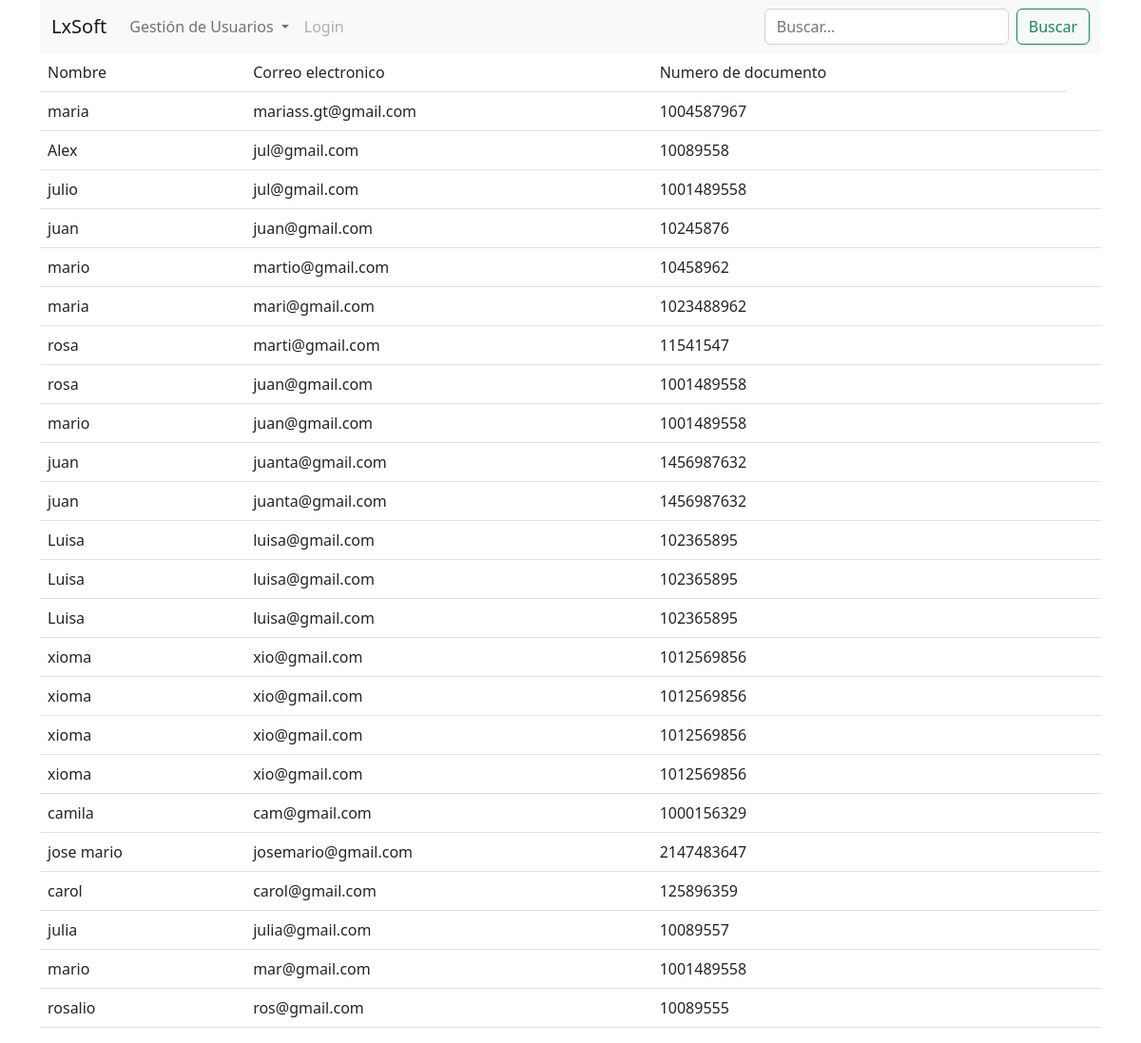
Screenshot of /requisitos/consultaUsuarioGeneral.php with the database file from the repository.
### tables this page shows
CREATE TABLE `usuarios` (
  `us_Id` int(11) NOT NULL,
  `us_estadoUsuario` varchar(12) NOT NULL,
  `Nombre` varchar(65) NOT NULL,
  `Mail` varchar(64) NOT NULL,
  `NroDocumento` int(15) NOT NULL,
  `Contraseña` varchar(64) NOT NULL,
  `us_fechaRegistro` timestamp NOT NULL DEFAULT current_timestamp() ON UPDATE current_timestamp(),
  `us_fechaModificacion` datetime NOT NULL DEFAULT '0000-00-00 00:00:00' ON UPDATE current_timestamp(),
  `us_usuarioRegistro` varchar(64) DEFAULT NULL,
  `us_usuarioModificacion` varchar(64) DEFAULT NULL
);

### requisitos/consultaUsuarioGeneral.php (the view, shortened to what this page needs)
<!DOCTYPE html>
<html lang="en">
<head>
    <link rel="stylesheet" href="styles.css">
    <link href="https://cdn.jsdelivr.net/npm/bootstrap@5.2.2/dist/css/bootstrap.min.css" rel="stylesheet">
</head>
<body>
<div class="container">
    <?php
        include("menu.php");
        $con=mysqli_connect('localhost', 'root','', 'requisitos');
     $sql = "SELECT * FROM `usuarios`";
     $resul = mysqli_query($con, $sql) or trigger_error("query failed" . mysqli_error($con), E_USER_ERROR);
    ?>
    <table class="table m-center">
        <tr>
            <td>Nombre</td>
            <td>Correo electronico </td>
            <td>Numero de documento</td>
        </tr>
        <?php
            while ($rowTotal = mysqli_fetch_assoc($resul)) {
            echo "<tr></td> <td>" . $rowTotal['Nombre'] . "</td> <td>" . $rowTotal['Mail'] . "</td> <td>" . $rowTotal['NroDocumento'] . "</td> <td></tr>";}
        ?>
    </table>
</div>
</body>
</html>

### requisitos/menu.php (shortened to what this page needs)
<!DOCTYPE html>
<html lang="en">
<head>
    <link href="styles.css" type="text/css" rel="stylesheet" />
    <link href="https://cdn.jsdelivr.net/npm/bootstrap@5.2.2/dist/css/bootstrap.min.css" rel="stylesheet">
</head>
<body>
<nav class="navbar navbar-expand-lg bg-light">
  <div class="container-fluid">
    <a class="navbar-brand" href="index.php">LxSoft</a>
    <div class="collapse navbar-collapse" id="navbarSupportedContent">
      <ul class="navbar-nav me-auto mb-2 mb-lg-0">
        <li class="nav-item dropdown">
          <a class="nav-link dropdown-toggle" href="#" role="button" data-bs-toggle="dropdown" aria-expanded="false">
            Gestión de Usuarios
          </a>
        </li>
        <li class="nav-item">
          <a class="nav-link disabled">Login</a>
        </li>
      </ul>
      <form class="d-flex" role="search">
        <input class="form-control me-2" type="search" placeholder="Buscar..." aria-label="Search">
        <button class="btn btn-outline-success" type="submit">Buscar</button>
      </form>
    </div>
  </div>
</nav>
</body>
</html>

### requisitos/styles.css (style rules this page uses)
body { background-color: #0a7bde; }

### rows the page displays
usuarios: Nombre "maria", Mail "mariass.gt@gmail.com", NroDocumento "1004587967"
usuarios: Nombre "Alex", Mail "jul@gmail.com", NroDocumento "10089558"
usuarios: Nombre "julio", Mail "jul@gmail.com", NroDocumento "1001489558"
usuarios: Nombre "juan", Mail "juan@gmail.com", NroDocumento "10245876"
usuarios: Nombre "mario", Mail "martio@gmail.com", NroDocumento "10458962"
usuarios: Nombre "maria", Mail "mari@gmail.com", NroDocumento "1023488962"
usuarios: Nombre "rosa", Mail "marti@gmail.com", NroDocumento "11541547"
usuarios: Nombre "rosa", Mail "juan@gmail.com", NroDocumento "1001489558"
usuarios: Nombre "mario", Mail "juan@gmail.com", NroDocumento "1001489558"
usuarios: Nombre "juan", Mail "juanta@gmail.com", NroDocumento "1456987632"
usuarios: Nombre "juan", Mail "juanta@gmail.com", NroDocumento "1456987632"
usuarios: Nombre "Luisa", Mail "luisa@gmail.com", NroDocumento "102365895"
usuarios: Nombre "Luisa", Mail "luisa@gmail.com", NroDocumento "102365895"
usuarios: Nombre "Luisa", Mail "luisa@gmail.com", NroDocumento "102365895"
usuarios: Nombre "xioma", Mail "xio@gmail.com", NroDocumento "1012569856"
usuarios: Nombre "xioma", Mail "xio@gmail.com", NroDocumento "1012569856"
usuarios: Nombre "xioma", Mail "xio@gmail.com", NroDocumento "1012569856"
usuarios: Nombre "xioma", Mail "xio@gmail.com", NroDocumento "1012569856"
usuarios: Nombre "camila", Mail "cam@gmail.com", NroDocumento "1000156329"
usuarios: Nombre "jose mario", Mail "josemario@gmail.com", NroDocumento "2147483647"
usuarios: Nombre "carol", Mail "carol@gmail.com", NroDocumento "125896359"
usuarios: Nombre "julia", Mail "julia@gmail.com", NroDocumento "10089557"
usuarios: Nombre "mario", Mail "mar@gmail.com", NroDocumento "1001489558"
usuarios: Nombre "rosalio", Mail "ros@gmail.com", NroDocumento "10089555"
